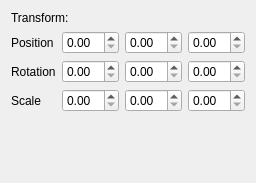
<?xml version="1.0" encoding="UTF-8"?>
<ui version="4.0">
 <class>TransformWidget</class>
 <widget class="QWidget" name="TransformWidget">
  <property name="geometry">
   <rect>
    <x>0</x>
    <y>0</y>
    <width>238</width>
    <height>183</height>
   </rect>
  </property>
  <property name="windowTitle">
   <string>Form</string>
  </property>
  <layout class="QVBoxLayout" name="verticalLayout">
   <item>
    <widget class="QLabel" name="label">
     <property name="text">
      <string>Transform: </string>
     </property>
    </widget>
   </item>
   <item>
    <layout class="QHBoxLayout" name="horizontalLayout">
     <item>
      <widget class="QLabel" name="label_2">
       <property name="text">
        <string>Position</string>
       </property>
      </widget>
     </item>
     <item>
      <widget class="QDoubleSpinBox" name="doubleSpinBox_3"/>
     </item>
     <item>
      <widget class="QDoubleSpinBox" name="doubleSpinBox_2"/>
     </item>
     <item>
      <widget class="QDoubleSpinBox" name="doubleSpinBox"/>
     </item>
    </layout>
   </item>
   <item>
    <layout class="QHBoxLayout" name="horizontalLayout_2">
     <item>
      <widget class="QLabel" name="label_4">
       <property name="text">
        <string>Rotation</string>
       </property>
      </widget>
     </item>
     <item>
      <widget class="QDoubleSpinBox" name="doubleSpinBox_9"/>
     </item>
     <item>
      <widget class="QDoubleSpinBox" name="doubleSpinBox_8"/>
     </item>
     <item>
      <widget class="QDoubleSpinBox" name="doubleSpinBox_4"/>
     </item>
    </layout>
   </item>
   <item>
    <layout class="QHBoxLayout" name="horizontalLayout_3">
     <item>
      <widget class="QLabel" name="label_3">
       <property name="text">
        <string>Scale</string>
       </property>
      </widget>
     </item>
     <item>
      <widget class="QDoubleSpinBox" name="doubleSpinBox_6"/>
     </item>
     <item>
      <widget class="QDoubleSpinBox" name="doubleSpinBox_7"/>
     </item>
     <item>
      <widget class="QDoubleSpinBox" name="doubleSpinBox_5"/>
     </item>
    </layout>
   </item>
   <item>
    <spacer name="verticalSpacer">
     <property name="orientation">
      <enum>Qt::Vertical</enum>
     </property>
     <property name="sizeHint" stdset="0">
      <size>
       <width>20</width>
       <height>40</height>
      </size>
     </property>
    </spacer>
   </item>
  </layout>
 </widget>
 <resources/>
 <connections/>
</ui>
